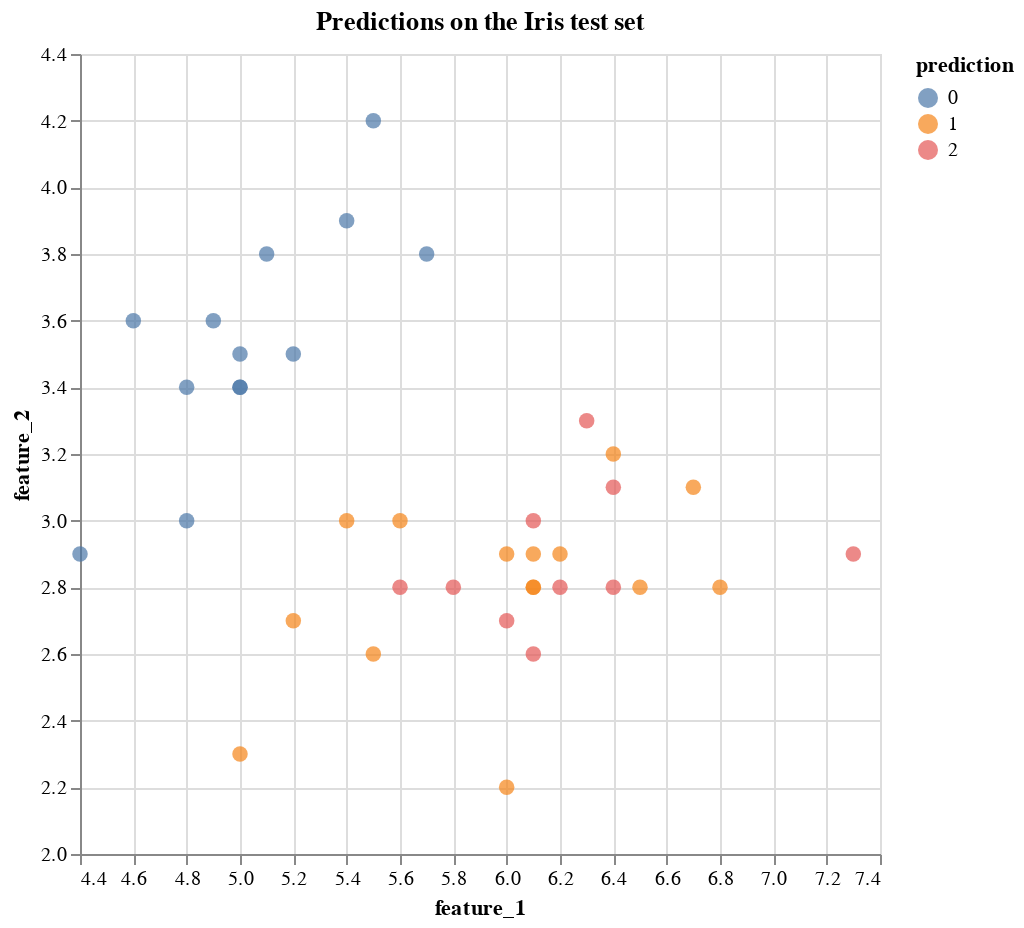

Notebook code cell kept with this figure:
### Code cell
# Make predictions on the test data
predictions = knn.predict(X_test)

# Create a dataframe with the test data and the predictions
df = pd.DataFrame({'feature_1': X_test[:,0], 'feature_2': X_test[:,1], 'target': y_test, 'prediction': predictions})

# Create a chart with the predictions and the actual targets
chart = alt.Chart(df).mark_circle(size=60).encode(
    alt.X('feature_1', scale=alt.Scale(zero=False)),
    alt.Y('feature_2', scale=alt.Scale(zero=False, padding=1)),
    alt.Color('prediction:N')
).properties(
    title='Predictions on the Iris test set',
    width=400,
    height=400
)

chart

### Figure 1 — Vega-Lite specification as saved in the notebook (floating-point values rounded to 4 significant figures)
{"config": {"view": {"continuousWidth": 400, "continuousHeight": 300}}, "data": {"name": "data-414868d502c27680bea853b08eb4db74"}, "mark": {"type": "circle", "size": 60}, "encoding": {"color": {"field": "prediction", "type": "nominal"}, "x": {"field": "feature_1", "scale": {"zero": false}, "type": "quantitative"}, "y": {"field": "feature_2", "scale": {"padding": 1, "zero": false}, "type": "quantitative"}}, "height": 400, "title": "Predictions on the Iris test set", "width": 400, "$schema": "https://vega.github.io/schema/vega-lite/v4.17.0.json", "datasets": {"data-414868d502c27680bea853b08eb4db74": [{"feature_1": 5.8, "feature_2": 2.8, "target": 2, "prediction": 2}, {"feature_1": 6.0, "feature_2": 2.2, "target": 1, "prediction": 1}, {"feature_1": 5.5, "feature_2": 4.2, "target": 0, "prediction": 0}, {"feature_1": 7.3, "feature_2": 2.9, "target": 2, "prediction": 2}, {"feature_1": 5.0, "feature_2": 3.4, "target": 0, "prediction": 0}, {"feature_1": 6.3, "feature_2": 3.3, "target": 2, "prediction": 2}, {"feature_1": 5.0, "feature_2": 3.5, "target": 0, "prediction": 0}, {"feature_1": 6.7, "feature_2": 3.1, "target": 1, "prediction": 1}, {"feature_1": 6.8, "feature_2": 2.8, "target": 1, "prediction": 1}, {"feature_1": 6.1, "feature_2": 2.8, "target": 1, "prediction": 1}, {"feature_1": 6.1, "feature_2": 2.6, "target": 2, "prediction": 2}, {"feature_1": 6.4, "feature_2": 3.2, "target": 1, "prediction": 1}, {"feature_1": 6.1, "feature_2": 2.8, "target": 1, "prediction": 1}, {"feature_1": 6.5, "feature_2": 2.8, "target": 1, "prediction": 1}, {"feature_1": 6.1, "feature_2": 2.9, "target": 1, "prediction": 1}, {"feature_1": 4.9, "feature_2": 3.6, "target": 0, "prediction": 0}, {"feature_1": 6.0, "feature_2": 2.9, "target": 1, "prediction": 1}, {"feature_1": 5.5, "feature_2": 2.6, "target": 1, "prediction": 1}, {"feature_1": 4.8, "feature_2": 3.0, "target": 0, "prediction": 0}, {"feature_1": 5.4, "feature_2": 3.9, "target": 0, "prediction": 0}, {"feature_1": 5.6, "feature_2": 2.8, "target": 2, "prediction": 2}, {"feature_1": 5.6, "feature_2": 3.0, "target": 1, "prediction": 1}, {"feature_1": 4.8, "feature_2": 3.4, "target": 0, "prediction": 0}, {"feature_1": 4.4, "feature_2": 2.9, "target": 0, "prediction": 0}, {"feature_1": 6.2, "feature_2": 2.8, "target": 2, "prediction": 2}, {"feature_1": 4.6, "feature_2": 3.6, "target": 0, "prediction": 0}, {"feature_1": 5.1, "feature_2": 3.8, "target": 0, "prediction": 0}, {"feature_1": 6.2, "feature_2": 2.9, "target": 1, "prediction": 1}, {"feature_1": 5.0, "feature_2": 2.3, "target": 1, "prediction": 1}, {"feature_1": 5.0, "feature_2": 3.4, "target": 0, "prediction": 0}, {"feature_1": 6.4, "feature_2": 3.1, "target": 2, "prediction": 2}, {"feature_1": 5.4, "feature_2": 3.0, "target": 1, "prediction": 1}, {"feature_1": 5.2, "feature_2": 3.5, "target": 0, "prediction": 0}, {"feature_1": 6.1, "feature_2": 3.0, "target": 2, "prediction": 2}, {"feature_1": 6.4, "feature_2": 2.8, "target": 2, "prediction": 2}, {"feature_1": 5.2, "feature_2": 2.7, "target": 1, "prediction": 1}, {"feature_1": 5.7, "feature_2": 3.8, "target": 0, "prediction": 0}, {"feature_1": 6.0, "feature_2": 2.7, "target": 1, "prediction": 2}]}}
